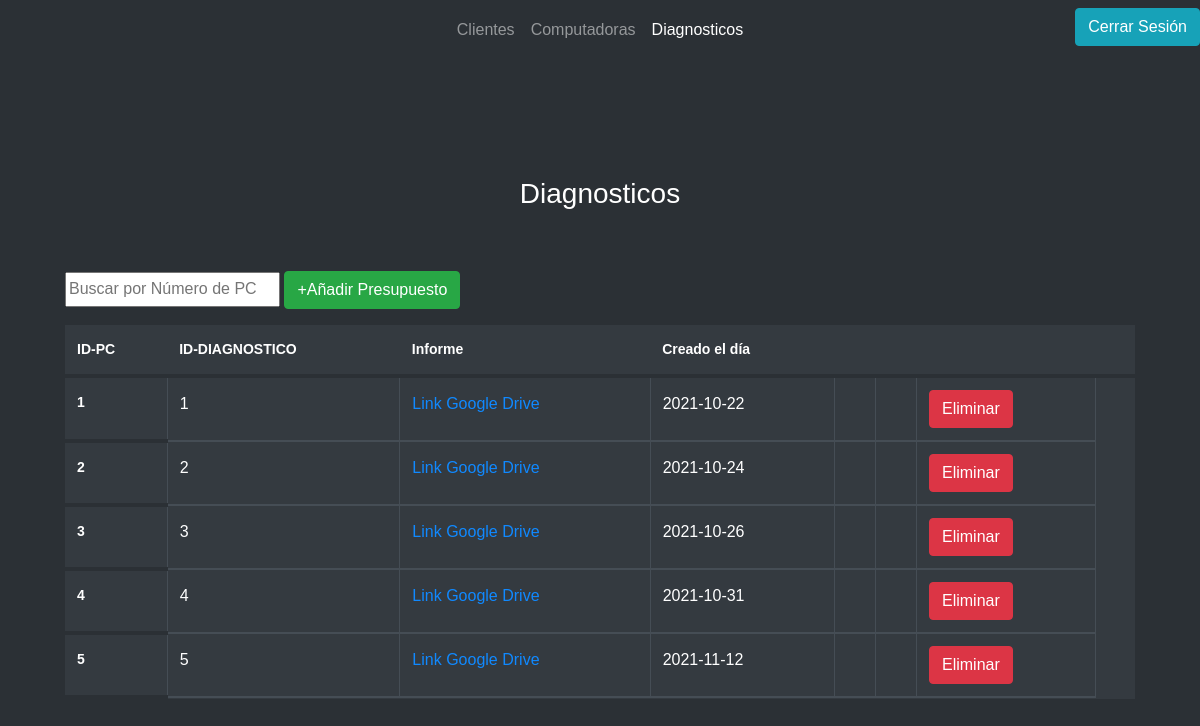
The page /Admin-Diagnosticos.php (signed in) on the database its author committed.
### tables this page shows
CREATE TABLE `diagnosticos` (
  `DIAGID` int(11) NOT NULL,
  `INFORME` varchar(255) NOT NULL,
  `NUMPC` int(11) NOT NULL,
  `CREACION` date NOT NULL
);

### Admin-Diagnosticos.php (the view, shortened to what this page needs)
<?php
$con = conectar();
    $sql = "SELECT * FROM diagnosticos";
    $query = mysqli_query($con, $sql);
?>
<!DOCTYPE html>
<html lang="es" style="overflow-x:hidden; overflow-y: scroll;">
<head>
	<link rel="stylesheet" href="https://stackpath.bootstrapcdn.com/font-awesome/4.7.0/css/font-awesome.min.css">
	<link rel="stylesheet" href="css/Admin-Table.css">
</head>
<body>
    <nav class="navbar navbar-expand-lg navbar-dark ">
    <div class="container-fluid">
        <div class="collapse navbar-collapse justify-content-center" id="navbarCenteredExample">
            <ul class="navbar-nav mb-2 mb-lg-0">
            <li class="nav-item">
            <a class="nav-link" href="Admin-Clientes.php">Clientes</a>
            </li>
            <li class="nav-item">
            <a class="nav-link" href="Admin-Computadoras.php">Computadoras</a>
            </li>
            <li class="nav-item">
            <a class="nav-link active">Diagnosticos</a>
            </li>
            <a href="SQL/cerrar-sesion.php"><button style="position: absolute; right: 0;" id="close-sesion-btn" class="btn btn-info">Cerrar Sesión</button></a>
        </div>
    </div>
    </nav>
    <section class="ftco-section">
            <div>
                <div class="row justify-content-center">
                    <div class="col-md-6 text-center mb-5">
                        <h2 class="heading-section"> Diagnosticos </h2>
                    </div>
                </div>
                <div class="row">
                    <div class="col-md-12">
                        <div style="padding-right: 65px; padding-left: 65px;">
                            <input type="text" id="myInput" onkeyup="myFunction()" placeholder="Buscar por Número de PC">
                            <button type="button" class="btn btn-success" data-toggle="modal" data-target="#exampleModal" data-wathever="@holis"> +Añadir Presupuesto </button>
                                <table id="miTabla" class="table table-bordered table-dark table-hover">
                                    <thead>
                                        <tr>
                                            <th> ID-PC </th>
                                            <th> ID-DIAGNOSTICO </th>
                                            <th> Informe </th>
                                            <th> Creado el día </th>
                                            <th></th>
                                            <th></th>
                                            <th></th>
                                            <th></th>
                                        </tr>
                                        <?php
                                            while($rows = mysqli_fetch_array($query)){
                                        ?>
                                        <tr id="trLead">
                                            <th><?php echo $rows['NUMPC']?></th>
                                            <td><?php echo $rows['DIAGID']?></td>
                                            <td><a target="_blank" href="<?php echo $rows['INFORME']?>"> Link Google Drive</a></td>
                                            <td><?php echo $rows['CREACION']?></td>
                                            <td></td>
                                            <td></td>
                                            <td><a href="" class="btn btn-danger" data-toggle="modal" data-target="#eliminarmodal<?php echo $rows['DIAGID']?>"> Eliminar </a></td>
                                        </tr>
                                        <?php
                                            }
                                        ?>
                                </table>
                        </div>
                    </div>
                </div>
            </div>
    </section>
    </body>
</html>

### rows shown on the page
diagnosticos: NUMPC "1", DIAGID "1", CREACION "2021-10-22"
diagnosticos: NUMPC "2", DIAGID "2", CREACION "2021-10-24"
diagnosticos: NUMPC "3", DIAGID "3", CREACION "2021-10-26"
diagnosticos: NUMPC "4", DIAGID "4", CREACION "2021-10-31"
diagnosticos: NUMPC "5", DIAGID "5", CREACION "2021-11-12"
